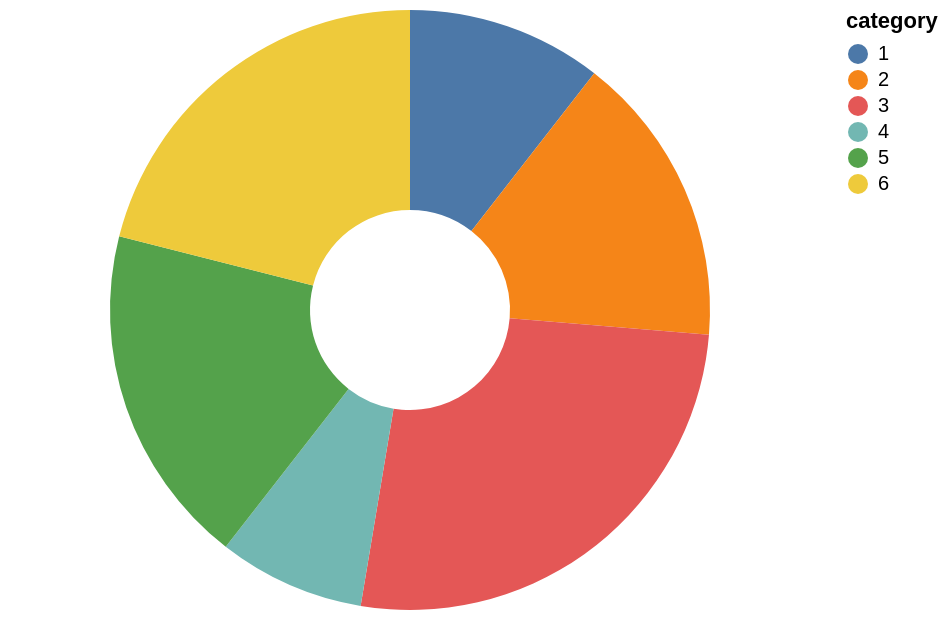

Write a Vega-Lite specification for this figure.
### Vega specification from a JSON file in a GitHub repository (floating-point values rounded to 4 significant figures)
{"$schema": "https://vega.github.io/schema/vega/v5.json", "description": "A simple donut chart with embedded data.", "background": "white", "padding": 5, "width": 400, "height": 300, "style": "view", "data": [{"name": "source_0", "values": [{"category": 1, "value": 4}, {"category": 2, "value": 6}, {"category": 3, "value": 10}, {"category": 4, "value": 3}, {"category": 5, "value": 7}, {"category": 6, "value": 8}]}, {"name": "data_0", "source": "source_0", "transform": [{"type": "stack", "groupby": [], "field": "value", "sort": {"field": ["category"], "order": ["ascending"]}, "as": ["value_start", "value_end"], "offset": "zero"}, {"type": "filter", "expr": "isValid(datum[\"value\"]) && isFinite(+datum[\"value\"])"}]}], "marks": [{"name": "marks", "type": "arc", "style": ["arc"], "from": {"data": "data_0"}, "encode": {"update": {"innerRadius": {"value": 50}, "fill": {"scale": "color", "field": "category"}, "description": {"signal": "\"value: \" + (format(datum[\"value\"], \"\")) + \"; category: \" + (isValid(datum[\"category\"]) ? datum[\"category\"] : \"\"+datum[\"category\"])"}, "x": {"signal": "width", "mult": 0.5}, "y": {"signal": "height", "mult": 0.5}, "outerRadius": {"signal": "min(width,height)/2"}, "startAngle": {"scale": "theta", "field": "value_end"}, "endAngle": {"scale": "theta", "field": "value_start"}}}}], "scales": [{"name": "theta", "type": "linear", "domain": {"data": "data_0", "fields": ["value_start", "value_end"]}, "range": [0, 6.283], "zero": true}, {"name": "color", "type": "ordinal", "domain": {"data": "data_0", "field": "category", "sort": true}, "range": "category"}], "legends": [{"fill": "color", "symbolType": "circle", "title": "category"}]}
